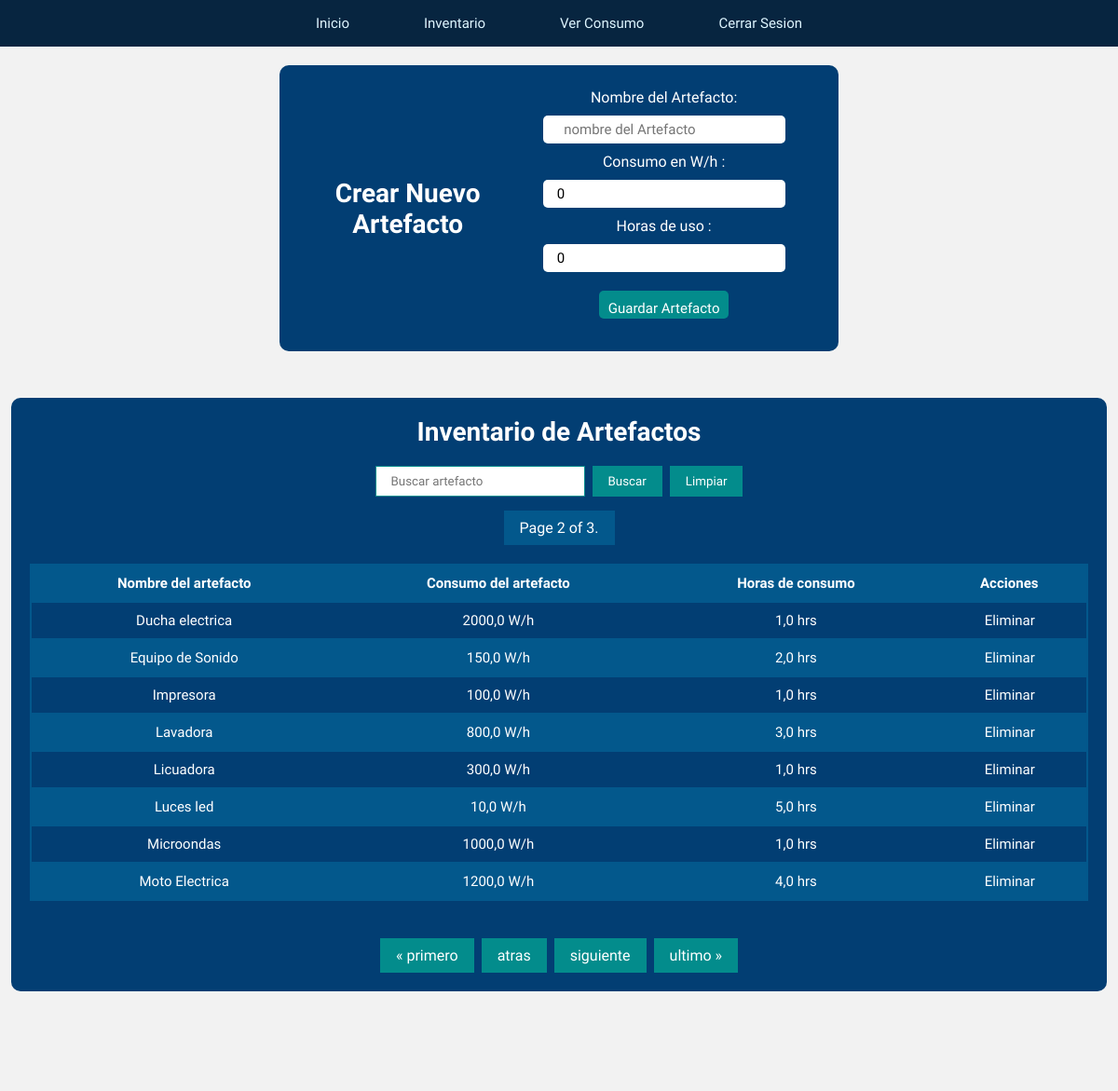
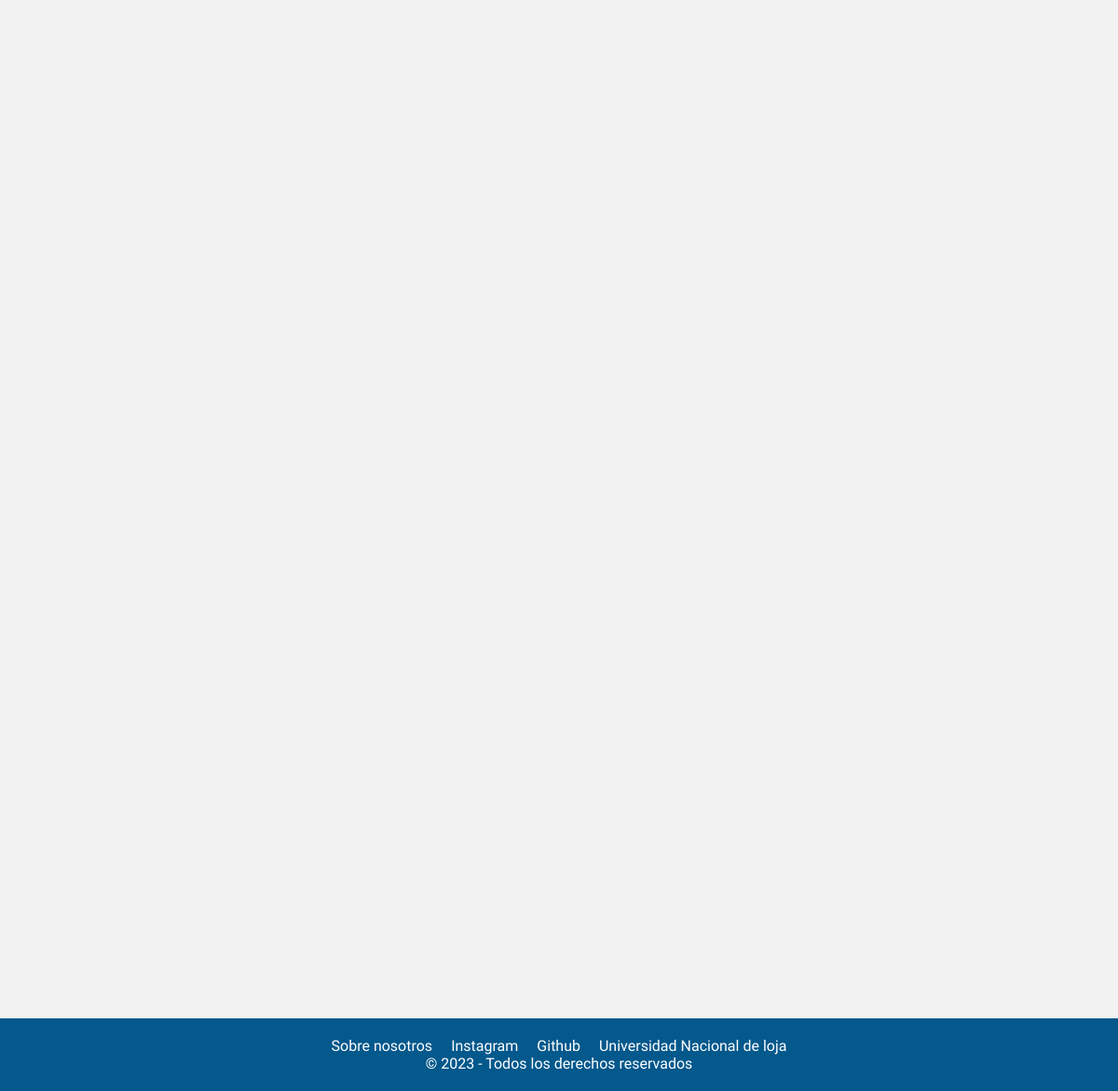
The page /paginaUsuario/inventario/artefactos/?page=2 (signed in) on the database its author committed (2 pictures, top to bottom).
### energy/models.py (models this page shows, shortened)
class Artefacto(models.Model):
    user = models.ForeignKey(User, on_delete=models.CASCADE)
    nombre_artefacto = models.CharField(max_length=50)
    consumo_wh = models.FloatField(default=0)
    horas_de_uso = models.FloatField(default=0)

### energy/views.py (the view, shortened to what this page needs)
# urls.py: path('paginaUsuario/inventario/artefactos/', artefacto, name="artefacto"),
def artefacto(request):
    if request.user.is_anonymous:
        return redirect('home')
    if request.user.is_authenticated:
        print(request.user.modoclaro.modo_claro)  # Corregir esta línea
        artefacto = Artefacto.objects.filter(user=request.user)
        if request.method == 'GET':
            form = ArtefactoForm()
            artefacto = artefacto.order_by('nombre_artefacto')
            paginacion_artefacto = Paginator(artefacto, 8)
            numero_pagina = request.GET.get('page')
            artefacto = paginacion_artefacto.get_page(numero_pagina)
            return render(request, 'energy/home/artefacto.html', {
                'form': form,
                'artefacto': artefacto,
                'filtrar_artefacto': FiltrarArtefactoForm
            })
        return render(request, 'energy/home/artefacto.html', {
            'eliminar': eliminar_artefacto,
            'ver_todo': Artefacto.objects.filter(user=request.user),
        })

### energy/forms.py
class ArtefactoForm(forms.ModelForm):
    class Meta:
        model = Artefacto
        fields = ('nombre_artefacto', 'consumo_wh', 'horas_de_uso')
        widgets = {
            'nombre_artefacto': forms.TextInput(
                attrs={
                    'placeholder': '  nombre del Artefacto',
                }
            ),
            'consumo_wh': forms.NumberInput(
                attrs={
                    'placeholder': 'Consumo en Whatts cada hora',
                    'min': '1',
                    'max': '10000'
                }
            ),
            'horas_de_uso': forms.NumberInput(
                attrs={
                    'placeholder': 'Horas de uso del artefacto',
                    'min': '0.1',
                    'max': '24'
                }
            )
        }
        labels = {
            'nombre_artefacto': 'Nombre del Artefacto',
            'consumo_wh': 'Consumo en W/h      ',
            'horas_de_uso': 'Horas de uso        ',
        }

### energy/templates/energy/home/artefacto.html (shortened to what this page needs)
{% load static %}
<!DOCTYPE html>
<html lang="en">
<head>
    {% if  request.user.modoclaro.modo_claro %}
    <link rel="stylesheet" href="{% static 'energy/css/modo_claro/mclaro_artefacto3.css' %}">
    {% else %}
    <link rel="stylesheet" href="{% static 'energy/css/modo_oscuro/mo_artefacto3.css' %}">
    {% endif %}
</head>
<body>
     <nav class="menu">
                <a href="{% url 'paginaUsuario' %}">Inicio</a>
                <a href="{% url 'inventario' %}">Inventario</a>
                <a href="{% url 'proyecciones' %}">Ver Consumo</a>
                <a href="{% url 'cerrarSesion' %}">Cerrar Sesion</a>
     </nav>
<section class="formCrearArtefactos">
    <h2>Crear Nuevo Artefacto</h2>
    <div class="god">
      <form method="post" action="{% url 'artefacto' %}" class="formulario1">
        {{ form.as_p }}
        <button type="submit">Guardar Artefacto</button>
      </form>
    </div>
</section>
<section class="tablaDeLosArtefactos">
<h2>Inventario de Artefactos</h2>
<form method="post" class="filtrar_artefacto">
    {{ filtrar_artefacto.nombre_artefacto }}
    <button type="submit"> Buscar</button>
    <button type="button"  class="ver_todo" ><a href="{% url 'artefacto' %}">Limpiar</a></button>
</form>
 <span class="current">
            Page {{ artefacto.number }} of {{ artefacto.paginator.num_pages }}.
 </span>
<table>
  <tr>
    <th>Nombre del artefacto</th>
    <th>Consumo del artefacto</th>
    <th>Horas de consumo</th>
    <th>Acciones</th>
  </tr>
  {% for artefactoList in artefacto %}
    <tr>
        <td>{{ artefactoList.nombre_artefacto }}</td>
        <td>{{ artefactoList.consumo_wh }} W/h</td>
        <td>{{ artefactoList.horas_de_uso }} hrs</td>
        <td class="acciones">
        <form method="post" action="{% url 'eliminarArtefacto' artefactoList.id %}">
          <button type="submit">Eliminar</button>
        </form>
        </td>
    </tr>
  {% endfor %}
</table>
<div class="pagination">
    <span class="step-links">
        {% if artefacto.has_previous %}
            <a href="?page=1">&laquo; primero</a>
            <a href="?page={{ artefacto.previous_page_number }}">atras</a>
        {% endif %}
        {% if artefacto.has_next %}
            <a href="?page={{ artefacto.next_page_number }}">siguiente</a>
            <a href="?page={{ artefacto.paginator.num_pages }}">ultimo &raquo;</a>
        {% endif %}
    </span>
</div>
</section>
<footer>
    <nav class="navbarContactos">
        <ul class="contactos">
            <li><a href="{% url 'nosotros' %}">Sobre nosotros</a></li>
            <li><a href="https://www.instagram.com/foranix/">Instagram</a></li>
            <li><a href="https://github.com/SantiagoTamayo2002/energy_page#energy_page">Github</a></li>
            <li><a href="https://www.unl.edu.ec/">Universidad Nacional de loja</a></li>
        </ul>
    </nav>
    <p>&copy; 2023 - Todos los derechos reservados</p>
</footer>
</body>
</html>

### energy/static/energy/css/modo_claro/mclaro_artefacto3.css (style rules this page uses)
* { font-family: 'livvic', sans-serif; margin: 0; padding: 0; box-sizing: border-box; }
body { min-height: 100vh; background-color: #F2F2F2; color: #FFFFFF; }
.menu { position: relative; width: 100%; height: 50px; background: #072540; border-radius:0px; display: flex; justify-content: center; align-items: center; z-index: 2; }
.menu a { position: relative; display: inline-block; font-size: 15px; font-weight: 500; color: #DFF6FF; text-decoration: none; padding: 13px 35px; margin: 5px; z-index: 2; transition: color .5s; }
.menu a::after { content: ''; background: linear-gradient(10deg, #256D85, #038C8C); width: 100%; height: 100%; border-radius: 8px; position: absolute; top: 100%; left: 50%; transform: translate(-50%, -50%); z-index: -1; opacity: 0; transition: top .5s, opacity .5s; }
h2 { font-size: 28px; }
table { font-family: 'Livvic', Courier, monospace; width: 100%; font-size: 15px; text-align: left; color: #ffffff; border-collapse: collapse; margin: 20px; }
table button { background-color: #038C8C; padding: 2px; border-radius: 5px; color: #ffffff; cursor: pointer; }
th { font-weight: bolder; text-align: left; background-color: #03588C; }
tr { border: 2px solid #03588C; text-align: center; padding: 8px; }
tbody tr:nth-child(odd) { background-color: #03588C; }
th { text-align: center; align-content: center; padding: 10px; }
td { text-align: center; padding: 10px; }
.formCrearArtefactos { display: flex; justify-content: center; align-items: center; padding: 25px; border-radius: 10px; background-color: #023E73; width: 50%; margin: auto; margin-top: 20px; margin-bottom: 30px; text-align: center; }
.formCrearArtefactos input { padding: 15px; border-radius: 5px; border: none; height: 30px; width: 80%; font-size: 15px; margin-bottom: 10px; margin-top: 10px; }
.formCrearArtefactos button { color: #ffffff; padding: 10px; border: none; cursor: pointer; border-radius: 5px; height: 30px; font-size: 15px; background-color: #038C8C; margin: 10px; }
.tablaDeLosArtefactos { display: flex; flex-direction: column; justify-content: center; align-items: center; margin: 10%; padding: 20px; border-radius: 10px; background-color: #023E73; width: 98%; margin: auto; margin-top: 50px; margin-bottom: 50px; }
.acciones { contain: content; align-content: center; text-align: center; padding: 0px; cursor: pointer; }
.acciones form button { width: 100%; height: 100%; cursor: pointer; text-align: center; align-content: center; align-items: center; background: rgba(11,51,255,0); padding: 5px; color: #ffffff; font-size: 15px; border-style: none; }
.pagination { display: flex; justify-content: center; align-items: center; margin-top: 20px; }
.pagination a { color: #ffffff; float: left; padding: 8px 16px; text-decoration: none; transition: .3s; background-color: #038C8C; border: 1px solid #038C8C; }
.step-links { display: flex; align-items: center; justify-content: center; }
.step-links a { padding: 8px 16px; text-decoration: none; border: 1px solid #038C8C; margin: 0 4px; }
.current { color: #ffffff; margin-top: 15px; padding: 8px 16px; text-decoration: none; border: 1px solid #03588C; background-color: #03588C; display: block; text-align: center; }
.filtrar_artefacto { display: flex; justify-content: center; align-items: center; margin-top: 20px; }
.filtrar_artefacto input { padding: 8px 16px; text-decoration: none; border: 1px solid #038C8C; margin: 0 4px; }
.filtrar_artefacto button { padding: 8px 16px; text-decoration: none; border: 1px solid #038C8C; margin: 0 4px; background-color: #038C8C; color: #ffffff; cursor: pointer; }
.ver_todo { display: inline-block; padding: 8px 16px; text-decoration: none; border: 1px solid white; margin: 0 4px; background-color: #47B5FF; color: white; cursor: pointer; }
footer { background-color: #03588C; color: #ffffff; padding: 20px; text-align: center; position: fixed; bottom: 0; width: 100%; box-sizing: border-box; }
.contactos { display: flex; justify-content: center; align-items: center; list-style: none; padding: 0; }
.contactos li { margin: 0 10px; }
.contactos a { color: #ffffff; text-decoration: none; transition: color .5s; }
@media screen and (min-width: 480px) { footer { position: relative; bottom: 0; margin-top: 100%; width: 100%; } }

### energy/templates/energy/home/artefacto.html (style rules this page uses)
.ver_todo a { text-decoration: none; color: white; }

### rows shown on the page
Artefacto: nombre_artefacto "Ducha electrica", consumo_wh "2000,0", horas_de_uso "1,0"
Artefacto: nombre_artefacto "Equipo de Sonido", consumo_wh "150,0", horas_de_uso "2,0"
Artefacto: nombre_artefacto "Impresora", consumo_wh "100,0", horas_de_uso "1,0"
Artefacto: nombre_artefacto "Lavadora", consumo_wh "800,0", horas_de_uso "3,0"
Artefacto: nombre_artefacto "Licuadora", consumo_wh "300,0", horas_de_uso "1,0"
Artefacto: nombre_artefacto "Luces led", consumo_wh "10,0", horas_de_uso "5,0"
Artefacto: nombre_artefacto "Microondas", consumo_wh "1000,0", horas_de_uso "1,0"
Artefacto: nombre_artefacto "Moto Electrica", consumo_wh "1200,0", horas_de_uso "4,0"

### other values the page prints
{{ artefacto.number }} "2"
{{ artefacto.paginator.num_pages }} "3"
